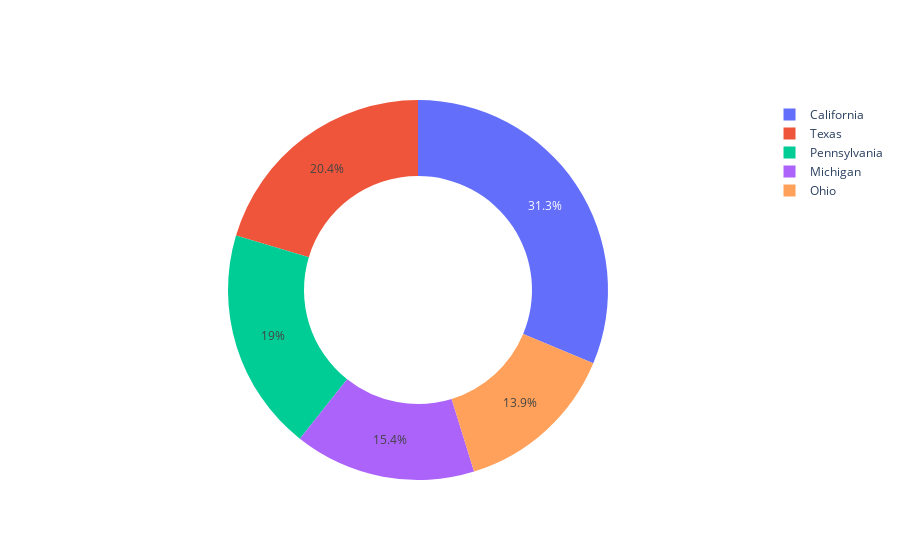

Notebook code cell kept with this figure:
### Code cell
pie_chart = go.Figure(data = [go.Pie(values= state_count1, labels= state_names1, hole = .6)])
pie_chart.show()

### Figure 1 — Plotly figure (JSON) as saved in the notebook; plotly's stock layout.template omitted (floating-point values rounded to 4 significant figures)
{"data": [{"hole": 0.6, "labels": ["California", "Texas", "Pennsylvania", "Michigan", "Ohio"], "type": "pie", "values": [1070, 696, 648, 528, 476]}], "layout": {}}
